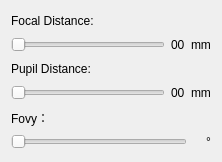
<?xml version="1.0" encoding="UTF-8"?>
<ui version="4.0">
 <class>SBMEStereoProjectorControlPanelDlg</class>
 <widget class="QDialog" name="SBMEStereoProjectorControlPanelDlg">
  <property name="geometry">
   <rect>
    <x>0</x>
    <y>0</y>
    <width>222</width>
    <height>162</height>
   </rect>
  </property>
  <property name="windowTitle">
   <string>Stereo Projector Control Panel</string>
  </property>
  <layout class="QVBoxLayout" name="verticalLayout_5">
   <item>
    <layout class="QVBoxLayout" name="verticalLayout_4">
     <item>
      <layout class="QVBoxLayout" name="verticalLayout">
       <item>
        <widget class="QLabel" name="label">
         <property name="text">
          <string>Focal Distance:</string>
         </property>
        </widget>
       </item>
       <item>
        <layout class="QHBoxLayout" name="horizontalLayout_2">
         <item>
          <widget class="QSlider" name="horizontalSlider_FocalDistance">
           <property name="orientation">
            <enum>Qt::Horizontal</enum>
           </property>
          </widget>
         </item>
         <item>
          <widget class="QLabel" name="label_FD">
           <property name="text">
            <string>00</string>
           </property>
          </widget>
         </item>
         <item>
          <widget class="QLabel" name="label_3">
           <property name="text">
            <string>mm</string>
           </property>
          </widget>
         </item>
        </layout>
       </item>
      </layout>
     </item>
     <item>
      <layout class="QVBoxLayout" name="verticalLayout_2">
       <item>
        <widget class="QLabel" name="label_2">
         <property name="text">
          <string>Pupil Distance:</string>
         </property>
        </widget>
       </item>
       <item>
        <layout class="QHBoxLayout" name="horizontalLayout_3">
         <item>
          <widget class="QSlider" name="horizontalSlider_PupilDistance">
           <property name="acceptDrops">
            <bool>false</bool>
           </property>
           <property name="inputMethodHints">
            <set>Qt::ImhNone</set>
           </property>
           <property name="pageStep">
            <number>10</number>
           </property>
           <property name="orientation">
            <enum>Qt::Horizontal</enum>
           </property>
           <property name="invertedAppearance">
            <bool>false</bool>
           </property>
           <property name="invertedControls">
            <bool>false</bool>
           </property>
          </widget>
         </item>
         <item>
          <widget class="QLabel" name="label_PD">
           <property name="text">
            <string>00</string>
           </property>
          </widget>
         </item>
         <item>
          <widget class="QLabel" name="label_4">
           <property name="text">
            <string>mm</string>
           </property>
          </widget>
         </item>
        </layout>
       </item>
      </layout>
     </item>
     <item>
      <layout class="QVBoxLayout" name="verticalLayout_3">
       <item>
        <widget class="QLabel" name="label_5">
         <property name="text">
          <string>Fovy：</string>
         </property>
        </widget>
       </item>
       <item>
        <layout class="QHBoxLayout" name="horizontalLayout">
         <item>
          <widget class="QSlider" name="horizontalSlider_Fovy">
           <property name="maximum">
            <number>179</number>
           </property>
           <property name="orientation">
            <enum>Qt::Horizontal</enum>
           </property>
          </widget>
         </item>
         <item>
          <widget class="QLabel" name="label_Fovy">
           <property name="text">
            <string/>
           </property>
          </widget>
         </item>
         <item>
          <widget class="QLabel" name="label_6">
           <property name="text">
            <string>°</string>
           </property>
          </widget>
         </item>
        </layout>
       </item>
      </layout>
     </item>
    </layout>
   </item>
  </layout>
 </widget>
 <resources/>
 <connections/>
</ui>
